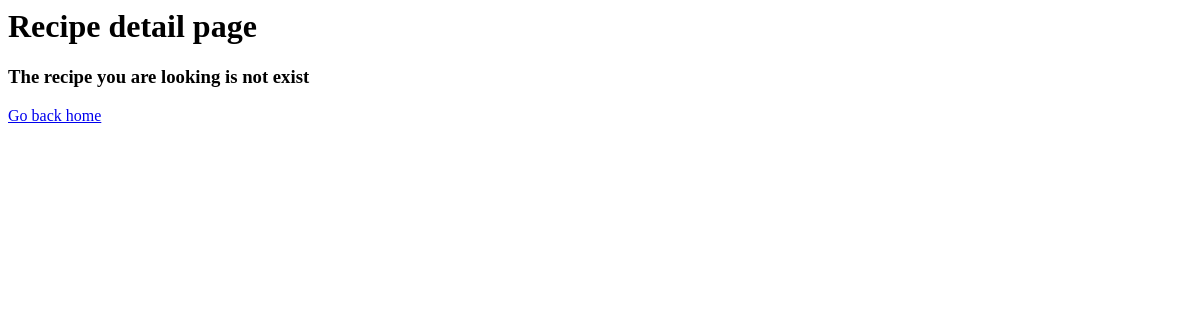
/recipe/3/, run on an earlier commit of the app's database.
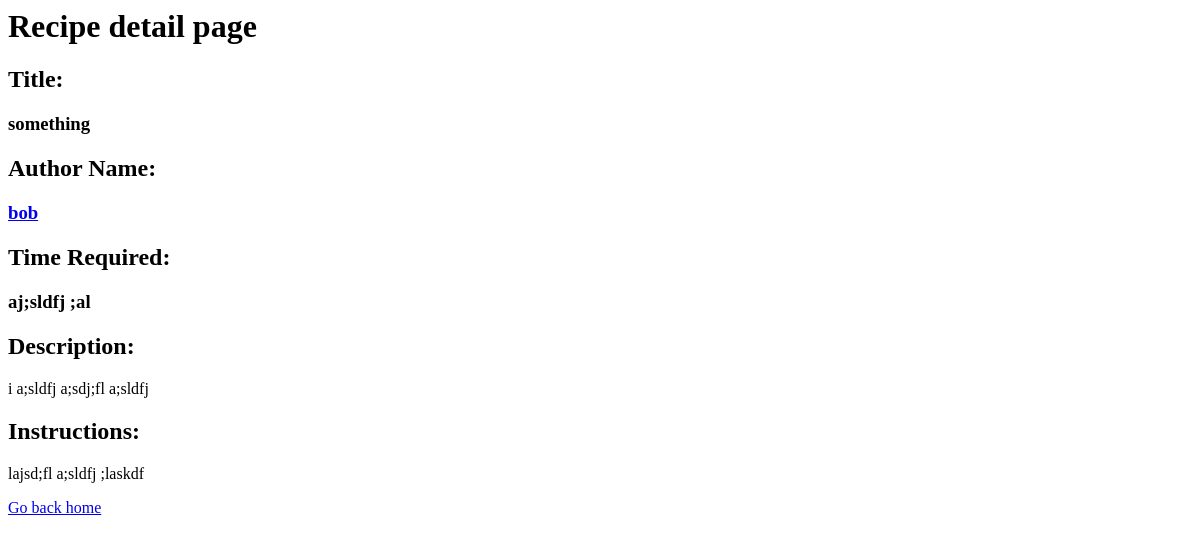
And on a later commit of the database.
### recipe_box_v1/models.py (models this page shows, shortened)
class Recipe(models.Model):
    title         = models.CharField(max_length =100)
    author        = models.ForeignKey(Author , on_delete=models.CASCADE)
    description   =  models.TextField()
    time_required = models.CharField(max_length = 15)
    instruction   =  models.TextField()

class Author(models.Model):
    name = models.CharField(max_length=50)
    bio = models.TextField()

### recipe_box_v1/views.py (the view)
# urls.py: path('recipe/<int:recipe_id>/',views.recipe_detail),
def recipe_detail(request,recipe_id):
    _recipe_detail = Recipe.objects.filter(id=recipe_id).first()
    context = {
        "recipe_detail":_recipe_detail
    }
    return render(request,'recipe_detail.html',context)

### templates/recipe_detail.html
<h1>Recipe detail page  </h1>
{% if not recipe_detail%}
    <h3> The recipe you are looking is not exist</h3>
{% else %}
    <h2>Title:</h2>
    <h3>{{recipe_detail.title}}</h3>
    <h2>Author Name:</h2>
    <h3><a href="/author/{{recipe_detail.author.id}}/" > {{recipe_detail.author.name}}</a></h3>
    <h2>Time Required:</h2>
    <h3>{{recipe_detail.time_required}}</h3>
    <h2>Description:</h2>
    <p>{{recipe_detail.description}}</p>
    <h2>Instructions:</h2>
    <p>{{recipe_detail.instruction}}</p>
{% endif %}
<a href="/">Go back home</a>

What changed in the data, as far as the page shows it:
added Recipe: title "something", author.name "bob", time_required "aj;sldfj ;al", description "i a;sldfj a;sdj;fl a;sldfj", instruction "lajsd;fl a;sldfj ;laskdf"
Also different on the page:
text no longer shown: "The recipe you are looking is not exist"
text now shown: "Title: Author Name: Time Required: Description: Instructions:"
